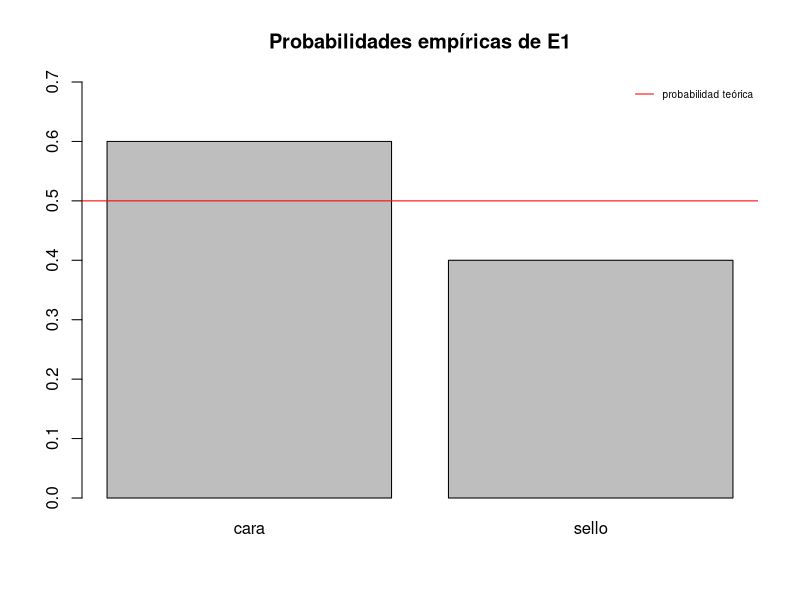

The R source for this figure: (Note: this script raises an error after producing the figure.)
## ---- chunk 1
Omega_1 <- c("cara", "sello")
## ---- chunk 2
P_1 <- data.frame(Evento = c("Vacio", "Sale cara", "Sale sello", "Omega_1"), Probabidad = c(0/2, 1/2, 1/2, 2/2))
## ---- chunk 3
E1 <- sample(Omega_1, 10, replace = TRUE)
E1
## ---- chunk 4
table(E1)
## ---- chunk 5
P_1$ProbEmp <- c(0, as.vector(table(E1))/length(E1), 1)
## ---- chunk 6
P_1
## ---- chunk 7
barplot(table(E1)/length(E1),
        main = "Probabilidades empíricas de E1", 
        ylim = c(0, 0.7))

abline(h = 0.5, col = "red")

legend("topright", 
       legend = "probabilidad teórica", 
       col = "red", 
       lty = 1, 
       cex = 0.6, 
       bty = "n")
## ---- chunk 8
Omega_2 <- 1:6
## ---- chunk 9
P_2 <- data.frame(EventoAtomico = Omega_2, CasosFavorables = 1, CasosTotales = length(Omega_2))
P_2
## ---- chunk 10
P_2$FraccionTeorica <- paste(P_2$CasosFavorables, "/", P_2$CasosTotales, sep = "")

P_2$ProbabilidadTeórica <- P_2$CasosFavorables/P_2$CasosTotales

P_2
## ---- chunk 11
E2 <- sample(Omega_2, 10, replace = TRUE)

E2
## ---- chunk 12
set.seed(456)
sample(Omega_2, 10, replace = TRUE)

set.seed(456)
sample(Omega_2, 10, replace = TRUE)

#Sale el mismo resultado 
## ---- chunk 13
P_2$ProbEmp <- table(E2)/length(E2)
P_2
## ---- chunk 14
barplot(P_2$ProbEmp, names.arg = 1:6)
abline(h = 1/6, col = "red")
## ---- chunk 15
barplot(P_2$ProbabilidadTeórica, P_2$ProbEmp)

## ---- chunk 16
names(P_2)
## ---- chunk 17
barplot(t(P_2[, c(5,6)]))
## ---- chunk 18
barplot(t(P_2[, c(5,6)]),
        beside = TRUE,
        ylim = c(0,0.25),
        col = c("lightblue", "pink"),
        names.arg = paste({1:6}),
        main = "Probabilidades de E2",
        ylab = "Probabilidad",
        xlab = "Evento atómico")
legend("topleft",
       legend = c("Probabilidad teórica", "Probabilidad empírica"),
       fill = c("lightblue", "pink"),
       bty = "n",
       cex = 0.6)
## ---- chunk 19

